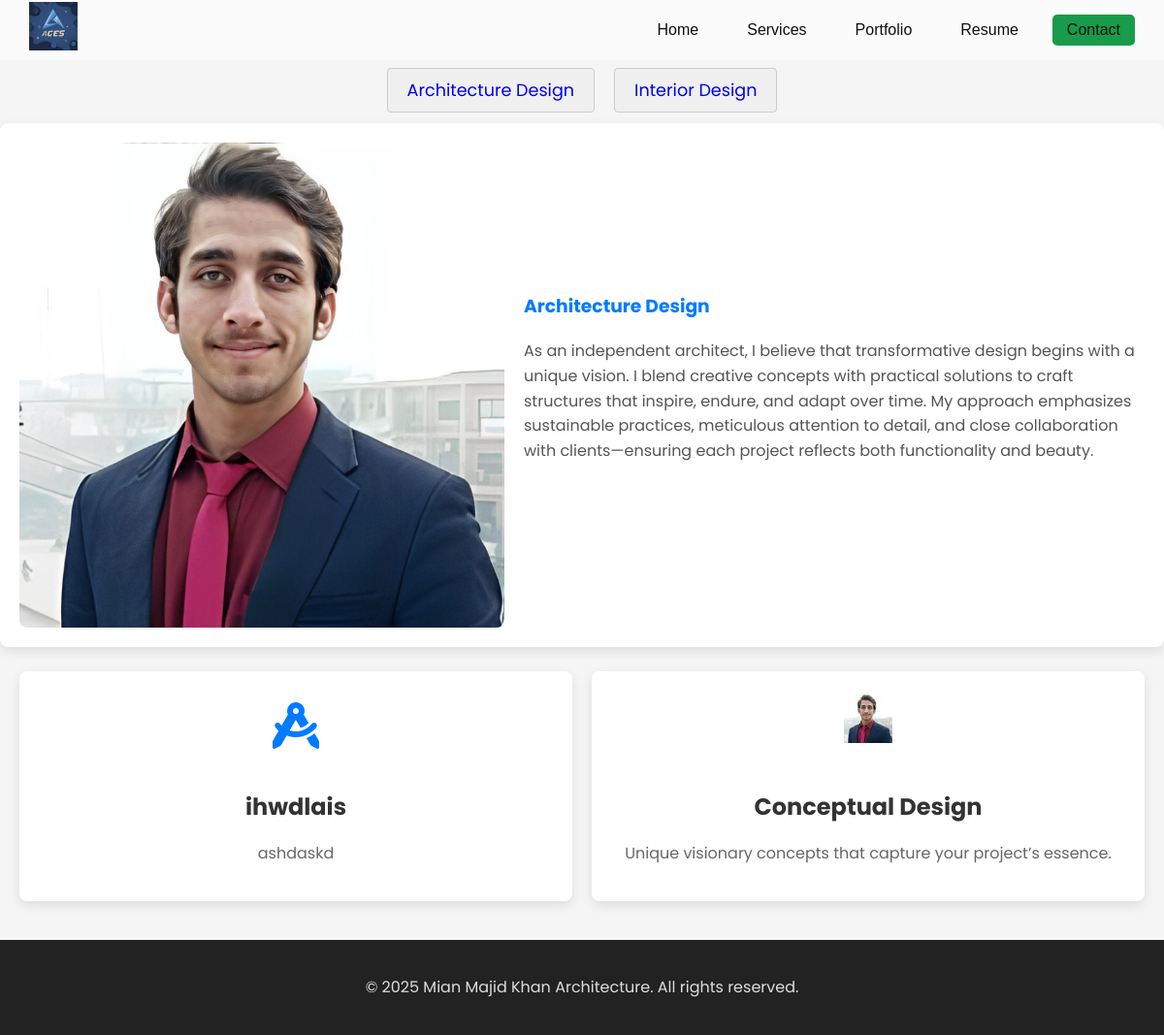
/services.php, run on the app's committed database.
### tables this page shows
CREATE TABLE `category_services` (
  `id` int(11) NOT NULL,
  `title` varchar(100) NOT NULL,
  `description` text NOT NULL,
  `image` varchar(100) DEFAULT NULL,
  `status` int(11) NOT NULL DEFAULT 1
);

CREATE TABLE `services` (
  `id` int(11) NOT NULL,
  `category_id` int(11) NOT NULL,
  `title` varchar(50) NOT NULL,
  `text` varchar(200) NOT NULL,
  `image` varchar(100) DEFAULT NULL,
  `status` int(11) NOT NULL DEFAULT 1
);

### inc/functions.php (called while the page is built, shortened)
<?php
    function getservices_categ($id){
        global  $conn;
        $all = array();
        if($id == "all")
        {
            $services_categ_sql = "SELECT * FROM category_services WHERE status = 1";
            $services_categ_query = mysqli_query($conn, $services_categ_sql);
            while($services_categ = mysqli_fetch_assoc($services_categ_query)){
                array_push($all, $services_categ);
            }
            return $all;
        }else{
            $services_categ_sql = "SELECT * FROM category_services WHERE status = 1 AND id = $id";
            $services_categ_query = mysqli_query($conn, $services_categ_sql);
            $services_categ = mysqli_fetch_assoc($services_categ_query);
            return $services_categ;
        }
    }
    function get_services($id, $category_id){
        global $conn;
        $all = array();
        if($id == "category_services"){
            $services_sql = "SELECT * FROM services WHERE category_id = $category_id AND status = 1 ORDER BY id DESC";
            $services_query = mysqli_query($conn, $services_sql);
            while($services = mysqli_fetch_assoc($services_query)){
                array_push($all, $services);
            }
            return $all;
         }else if($id == "all_services"){
            $services_sql = "SELECT * FROM services WHERE status = 1 ORDER BY id DESC";
            $services_query = mysqli_query($conn, $services_sql);
            while($services = mysqli_fetch_assoc($services_query)){
                array_push($all, $services);
            }
            return $all;
        }else{
            $services_sql = "SELECT * FROM services WHERE status = 1 AND id = $id";
            $services_query = mysqli_query($conn, $services_sql);
            $services = mysqli_fetch_assoc($services_query);
            return $services;
        }
    }
?>

### services.php (the view, shortened to what this page needs)
<?php
  include("inc/database.php");
  include("inc/functions.php");
  $services_category = getservices_categ("all");
  $categories_list = "";
  foreach ($services_category as $category) {
    $categories_list .= "<a href='services.php?id=" . $category['id'] . "' class='tab-btn services-btn' data-tab='architecture design'>$category[title]</a>";
  }
  $category_id = (isset($_GET['id'])) ? $_GET['id'] : 1;
  $service_categ = getservices_categ($category_id);
  $service_categ_container = "";
    $slug = strtolower($service_categ['title']);
    $service_categ_container .= "
                                <div id='$slug' class='tab-content active'>
                                    <div class='content-container'>";
    if (is_file('admin/images/' . $service_categ['image'])) {
     $service_categ_container .= "  <img src='admin/images/$service_categ[image]' alt='$service_categ[title]'>";
    }else{
      $service_categ_container .= "  <img src='images/default.jpg' alt='$service_categ[title]'>";
    }
      $service_categ_container .= "  <div class='text-content'>
                                        <h3>$service_categ[title]</h3>
                                        <p>
                                          $service_categ[description]
                                        </p>
                                    </div>
                                  </div>
                                ";
  $services = get_services("category_services", $service_categ['id']);
  $services_cards = "";
      foreach($services as $service){
        $services_cards .= "
                      <div class='service-card' data-service-id='1'>
                        <div class='service-icon'>";
        if (is_file('admin/images/' . $service['image'])) {
          $services_cards .= "  <img src='admin/images/$service[image]' alt='$service[title]' width='50'>";
          }else{
            $services_cards .= "<i class='fas fa-drafting-compass'></i>";
          }
          $services_cards .=  "
                        </div>
                        <h3>$service[title]</h3>
                        <p>$service[text]</p>
                      </div>
                      ";
      }
?>
<!DOCTYPE html>
<html lang="en">
<head>
  <link rel="stylesheet" href="styles/header-footer.css">
  <link rel="stylesheet" href="https://cdnjs.cloudflare.com/ajax/libs/font-awesome/6.4.2/css/all.min.css">
  <link rel="stylesheet" href="styles/services.css">
</head>
<body>
  <?php include("inc/header.php") ?>
  <div class="services-tabs">
    <?php echo $categories_list  ?>
  </div>
    <?php
      echo $service_categ_container
     ?>
  <section class='services'>
    <?php
      echo $services_cards
     ?>
    </section>
  </div>
  <footer>
    <p>&copy; 2025 Mian Majid Khan Architecture. All rights reserved.</p>
  </footer>
</body>
</html>

### inc/header.php (shortened to what this page needs)
  <div class="header">
    <div class="logo">
      <img src="images/ages-logo.jpg" alt="Logo" />
    </div>
    <nav class="nav-menu" id="nav-menu">
      <a href="index.php">Home</a>
      <a href="services.php">Services</a>
      <a href="#">Portfolio</a>
      <a href="cv.php">Resume</a>
      <a href="#" class="contact-btn" onclick="showContact()">Contact</a>
    </nav>
</div>

### styles/header-footer.css (style rules this page uses)
.header { position: absolute; top: 0; left: 0; width: 100%; display: flex; justify-content: space-between; align-items: center; padding: 2px 30px; background: rgba(255, 255, 255, 0.596); backdrop-filter: blur(5px); z-index: 500; }
.logo img { width: 50px; height: 50px; }
.nav-menu { display: flex; gap: 20px; }
.nav-menu a { text-decoration: none; color: rgb(15, 15, 15); font-size: 1rem; padding: 3px 15px; border-radius: 5px; transition: background 0.3s; font-family: 'Gill Sans', 'Gill Sans MT', Calibri, 'Trebuchet MS', sans-serif; }
.contact-btn { background: #189c4b; }

### styles/services.css (style rules this page uses)
* { box-sizing: border-box; }
body { margin: 0; font-family: 'Poppins', sans-serif; color: #333; background-color: #f5f5f5; line-height: 1.6; }
.services-tabs { text-align: center; margin-bottom: 20px; margin-top: 79px; }
.tab-btn { background: #f0f0f0; border: none; padding: 10px 20px; margin: 0 10px; font-size: 1.1rem; cursor: pointer; border-radius: 4px; transition: background 0.3s ease; }
.tab-content { display: none; animation: fadeIn 0.5s ease-in-out; }
.tab-content.active { display: block; }
.content-container { display: flex; flex-wrap: wrap; align-items: center; gap: 20px; background: #fff; padding: 20px; border-radius: 8px; box-shadow: 0 4px 12px rgba(0,0,0,0.1); }
.content-container img { max-width: 100%; width: 500px; border-radius: 8px; object-fit: cover; }
.text-content { flex: 1; min-width: 280px; }
.text-content h3 { margin-top: 0; color: #007bff; }
.text-content p { line-height: 1.6; color: #555; }
.services { display: grid; grid-template-columns: repeat(auto-fit, minmax(280px, 1fr)); gap: 20px; max-width: 1200px; margin: 40px auto; padding: 0 20px; }
.service-card { background: #fff; padding: 20px; border-radius: 8px; text-align: center; box-shadow: 0 4px 12px rgba(0,0,0,0.1); transition: transform 0.3s ease, box-shadow 0.3s ease; cursor: pointer; margin-top: -15px; }
.service-icon { font-size: 3rem; color: #007bff; margin-bottom: 15px; }
.services-btn { text-decoration: none; border: 1px solid #ccc; }
.service-card h3 { font-size: 1.5rem; margin-bottom: 10px; }
.service-card p { font-size: 1rem; color: #666; }
footer { text-align: center; padding: 20px; background: #222; color: #ddd; }

### data on the page
category_services: title "Architecture Design", image (picture), description "As an independent architect, I believe that transformative design begins with a unique vision. I blend creative concepts with practical solutions to craft structures that inspire, endure, and adapt over time. My approach emphasizes sustainable practices, meticulous attention to detail, and close collaboration with clients—ensuring each project reflects both functionality and beauty."
category_services: title "Interior Design"
services: title "ihwdlais", text "ashdaskd"
services: image (picture), title "Conceptual Design", text "Unique visionary concepts that capture your project’s essence."
